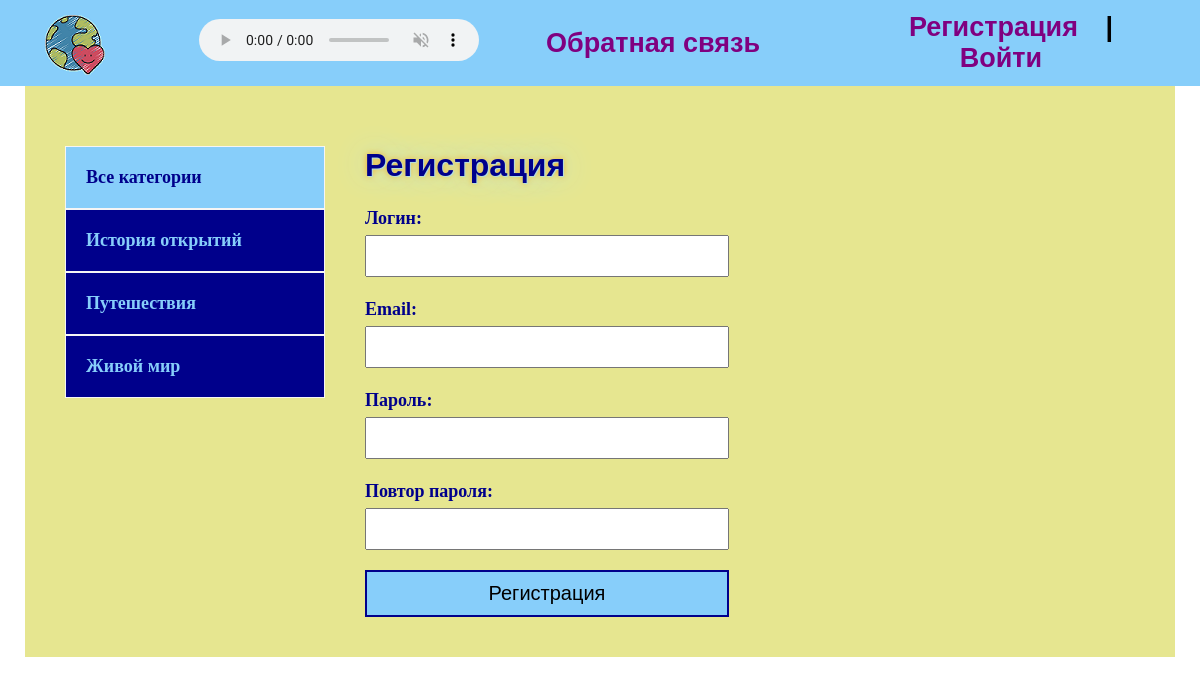
Screenshot of /register/ with the database file from the repository.
### blog/models.py (models this page shows, shortened)
class Category(models.Model):
    name = models.CharField(max_length=150, verbose_name='Название')
    slug = models.SlugField(max_length=150, unique=True, verbose_name='URL')
    def get_absolute_url(self):
        return reverse('category', kwargs={'cat_slug': self.slug})
    class Meta:
        verbose_name = 'категорию'
        verbose_name_plural = 'Категории'

### blog/views.py (the view, shortened to what this page needs)
# urls.py: path('register/', RegisterUser.as_view(), name='register'),
class RegisterUser(DataMixin, CreateView):
    form_class = RegisterUserForm
    template_name = 'blog/register.html'
    success_url = reverse_lazy('login')
    def get_context_data(self, *, object_list=None, **kwargs):
        context = super().get_context_data(**kwargs)
        c_def = self.get_user_context(title='Регистрация')
        return dict(list(context.items()) + list(c_def.items()))

### blog/forms.py
class RegisterUserForm(UserCreationForm):
    username = forms.CharField(label='Логин', widget=forms.TextInput(attrs={"class": "form-input"}))
    email = forms.EmailField(label='Email', widget=forms.EmailInput(attrs={"class": "form-input"}))
    password1 = forms.CharField(label='Пароль', widget=forms.PasswordInput(attrs={"class": "form-input"}))
    password2 = forms.CharField(label='Повтор пароля', widget=forms.PasswordInput(attrs={"class": "form-input"}))
    class Meta:
        model = User
        fields = ('username', 'email', 'password1', 'password2')

### blog/utils.py (called while the page is built)
    def get_user_context(self, **kwargs):
        context = kwargs
        cats = Category.objects.annotate(Count('blog'))
        user_menu = menu.copy()
        if not self.request.user.is_authenticated:
            user_menu.pop(0)
        context['menu'] = user_menu
        context['cats'] = cats
        if 'cat_selected' not in context:
            context['cat_selected'] = 0
        return context

### blog/templates/blog/register.html (shortened to what this page needs)
{% extends 'blog/base.html' %}
{% block content %}
<h1>{{ title }}</h1>
<form method="post">
    {{ form.as_p }}
    <button class="form-button">Регистрация</button>
</form>
{% endblock %}

### blog/templates/blog/base.html (shortened to what this page needs)
<!DOCTYPE html>
{% load static %}
{% load blog_tags %}
<html lang="en">
<head>
    <link rel="stylesheet" href="{% static 'css/style.css' %}">
</head>
<body>
<div class="header">
    <div class="wrap">
        <ul class="mainmenu">
            <li class="logo"><a href="{% url 'index' %}"><img src="{% static 'blog/logo.png' %}" alt=""></a></li>
            <li class="audio">
                <audio loop="loop" preload="auto" autoplay="autoplay" controls="controls" muted="muted">
                    <source src="{% static 'blog/fon2.mp3' %}">
                </audio>
            </li>
            {% for m in menu %}
            <li class="last"><a href="{% url m.url_name %}">{{ m.title }}</a></li>
            {% endfor %}
            {% if request.user.is_authenticated %}
            <li class="last" style="color: darkblue">{{ user.username }} | <a href="{% url 'logout' %}">Выйти</a></li>
            {% else %}
            <li class="last"><a href="{% url 'register' %}">Регистрация</a> | <a href="{% url 'login' %}">Войти</a></li>
            {% endif %}
        </ul>
    </div>
</div>
<div class="content">
    <div class="wrap">
        <div class="sidebar">
            <ul>
                {% if cat_selected == 0 %}
                <li class="selected">Все категории</li>
                {% else %}
                <li><a href="{% url 'index' %}">Все категории</a></li>
                {% endif %}
                {% for c in cats %}
                {% if c.blog__count > 0 %}
                {% if c.pk == cat_selected %}
                <li class="selected">{{ c.name }}</li>
                {% else %}
                <li><a href="{{ c.get_absolute_url }}">{{ c.name }}</a></li>
                {% endif %}
                {% endif %}
                {% endfor %}
            </ul>
        </div>
        <div class="main">
            {% block content %}
            {% endblock %}
        </div>
    </div>
</div>
</body>
</html>

### blog/static/css/style.css (style rules this page uses)
html { background-image: url(32261-priroda_palma_more.jpg); background-repeat: no-repeat; background-position: center center; background-attachment: fixed; -webkit-background-size: cover; -moz-background-size: cover; -o-background-size: cover; background-size: cover; }
body { margin: 0; padding: 0; }
.wrap { max-width: 1150px; margin: 0 auto; }
.content .wrap { background: rgb(230, 230, 144); padding: 40px; box-sizing: border-box; display: flex; }
ul { list-style: none; margin: 0; padding: 0; }
a { color: purple; padding: 20px; text-decoration: none; }
.sidebar a { color: lightskyblue; }
h1, h2 { color: darkblue; text-shadow: 1px 1px 1px powderblue, 0 0 1em powderblue, 0 0 0.2em orange; font-family: 'Franklin Gothic Medium', 'Arial Narrow', Arial, sans-serif; }
.header { background: lightskyblue; }
.mainmenu { display: flex; font-size: 25px; font-weight: bold; padding: 5px 0; align-items: center; justify-content: space-between; }
.logo { flex-basis: 20%; padding-top: 10px; padding-left: 0; }
.last { flex-basis: 40%; text-align: center; font-family: 'Franklin Gothic Medium', 'Arial Narrow', Arial, sans-serif; font-size: 27px; }
.sidebar ul { width: 260px; margin-right: 40px; margin-top: 20px; }
.sidebar a { display: block; padding: 20px; border: 1px solid whitesmoke; background: darkblue; font-weight: bold; font-size: 18px; }
.sidebar { background: rgb(230, 230, 144); }
.main { background: rgb(230, 230, 144); }
.selected { padding: 20px; font-size: 18px; border: 1px solid whitesmoke; font-weight: bold; background: lightskyblue; color: darkblue; }
form { color: darkblue; font-weight: 600; font-size: 20px; }
.form-input { width: 100%; padding: 10px; box-sizing: border-box; }
.form-button { width: 100%; border: 2px solid darkblue; background: lightskyblue; padding: 10px; font-size: 20px; cursor: pointer; }
form label { font-size: 18px; }
input, textarea { width: 100%; margin-top: 6px; padding: 6px; box-sizing: border-box; font-size: medium; }
label { font-size: 20px; }
.last a { display: inline; }
.audio { margin: 0; padding: 0; flex-basis: 30%; }
audio { width: 280px; height: 42px; }
input, textarea { font-family: Verdana, Geneva, Tahoma, sans-serif; font-size: 16px; font-weight: 500; color: darkblue; }

### rows the page displays
Category: name "История открытий"
Category: name "Путешествия"
Category: name "Живой мир"

### other values shown
{{ m.title }} "Обратная связь"
{{ title }} "Регистрация"
